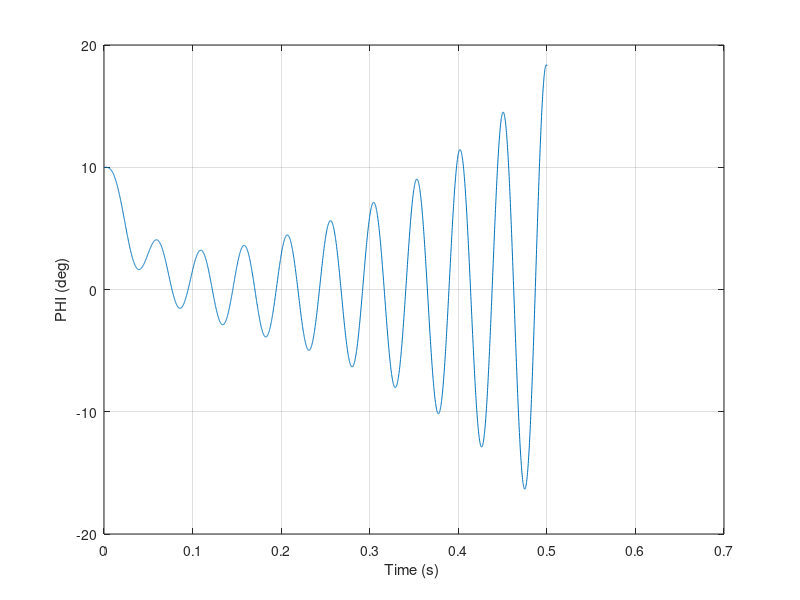
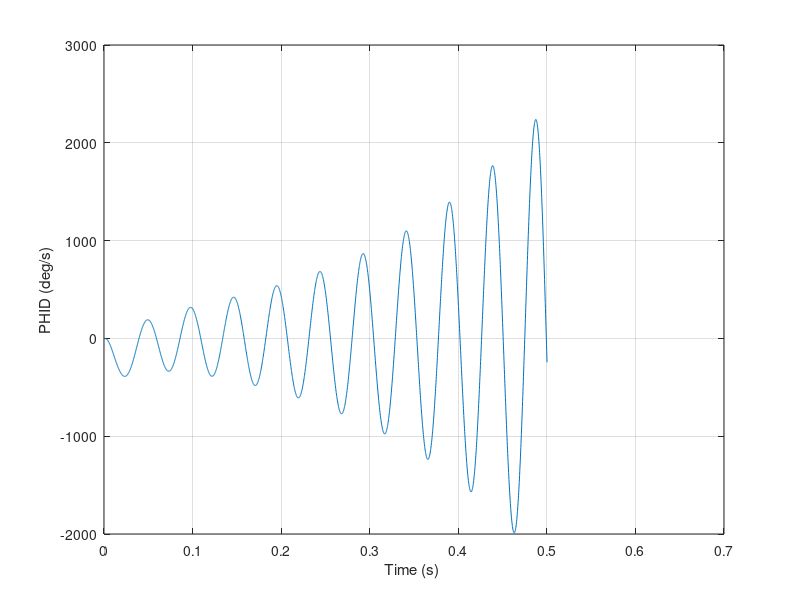
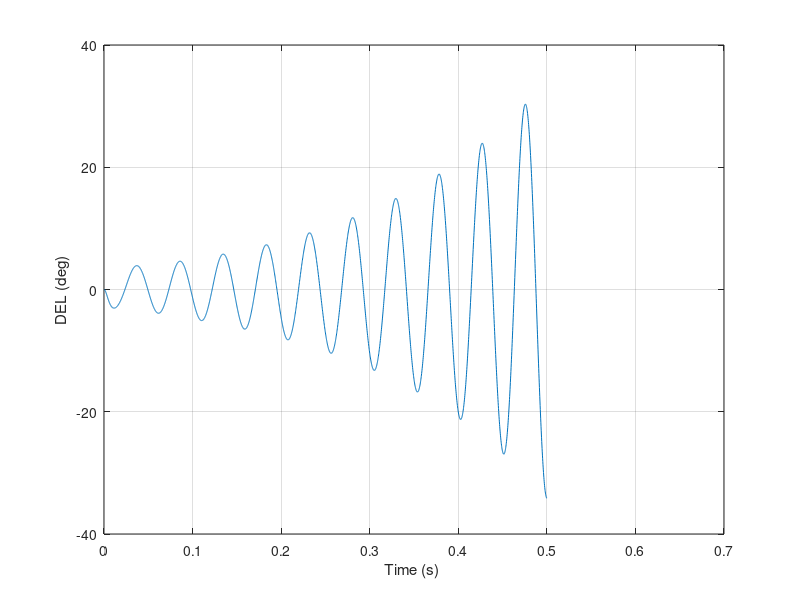

Here is the MATLAB script that generated these plots, in order:
clear
count=0;
QGYR=0;
QGYR=1;
WG=200.;
ZG=.5;
WACT=100.;
ZACT=.65;
XKD=9000.;
WR=2.;
C1=3.;
C2=.127;
C3=8.81;
C4=.0309;
T=0;
H=.0002;
S=0.;
PHI=10.;
PHID=0.;
DEL=0.;
DELD=0.;
PHIM=10.;
PHIMD=0.;
PHIMDD=0.;
while ~(T>.5)
	S=S+H;
	PHIOLD=PHI;
	PHIDOLD=PHID;
	DELOLD=DEL;
	DELDOLD=DELD;
	PHIMOLD=PHIM;
	PHIMDOLD=PHIMD;
	PHIMDDOLD=PHIMDD;
	STEP=1;
	FLAG=0;
	while STEP <=1
		if FLAG==1
			STEP=2;	
			PHI=PHI+H*PHID;
			PHID=PHID+H*PHIDD;
			DEL=DEL+H*DELD;
			DELD=DELD+H*DELDD;
			PHIM=PHIM+H*PHIMD;
			PHIMD=PHIMD+H*PHIMDD;
			PHIMDD=PHIMDD+H*PHIMDDD;
			T=T+H;
		end
        if QGYR==1
		    DELC=-C1*PHIM-C2*PHIMD-C3*DEL-C4*DELD;
		    DELDD=WACT*WACT*(DELC-DEL-2.*ZACT*DELD/WACT);
		    PHIDD=XKD*DEL-WR*PHID;
		    PHIMDDD=WG*WG*(PHID-PHIMD-2.*ZG*PHIMDD/WG);
        else
            DELC=-C1*PHI-C2*PHID-C3*DEL-C4*DELD;
            DELDD=WACT*WACT*(DELC-DEL-2.*ZACT*DELD/WACT);
            PHIDD=XKD*DEL-WR*PHID;
            PHIMDDD=0;
        end
		FLAG=1;
	end
	FLAG=0;
	PHI=.5*(PHIOLD+PHI+H*PHID);
	PHID=.5*(PHIDOLD+PHID+H*PHIDD);
	if S>=.0-9999	
		S=0.;
		count=count+1;
		ArrayT(count)=T;
		ArrayPHI(count)=PHI;
		ArrayPHID(count)=PHID;
		ArrayDEL(count)=DEL;
	end
end
figure
plot(ArrayT,ArrayPHI),grid
xlabel('Time (s) ')
ylabel('PHI (deg)')
clc
figure
plot(ArrayT,ArrayPHID),grid
xlabel('Time (s) ')
ylabel('PHID (deg/s)')
figure
plot(ArrayT,ArrayDEL),grid
xlabel('Time (s) ')
ylabel('DEL (deg)')
clc
clc
output=[ArrayT',ArrayPHI',ArrayPHID',ArrayDEL'];
save datfil.txt output -ascii
disp '*** Simulation Complete'
